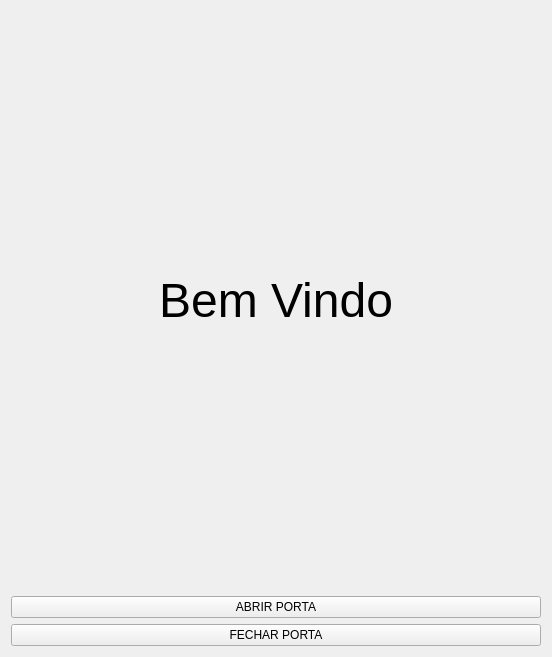
<?xml version="1.0" encoding="UTF-8"?>
<ui version="4.0">
 <class>Widget</class>
 <widget class="QWidget" name="Widget">
  <property name="geometry">
   <rect>
    <x>0</x>
    <y>0</y>
    <width>552</width>
    <height>657</height>
   </rect>
  </property>
  <property name="windowTitle">
   <string>Widget</string>
  </property>
  <layout class="QVBoxLayout" name="verticalLayout">
   <item>
    <widget class="QLabel" name="label">
     <property name="text">
      <string>&lt;html&gt;&lt;head/&gt;&lt;body&gt;&lt;p align=&quot;center&quot;&gt;&lt;span style=&quot; font-size:36pt;&quot;&gt;Bem Vindo&lt;/span&gt;&lt;/p&gt;&lt;/body&gt;&lt;/html&gt;</string>
     </property>
     <property name="textFormat">
      <enum>Qt::RichText</enum>
     </property>
    </widget>
   </item>
   <item>
    <widget class="QPushButton" name="abrir_PushButton">
     <property name="text">
      <string>ABRIR PORTA</string>
     </property>
    </widget>
   </item>
   <item>
    <widget class="QPushButton" name="fechar_PushButton">
     <property name="text">
      <string>FECHAR PORTA</string>
     </property>
    </widget>
   </item>
  </layout>
 </widget>
 <layoutdefault spacing="6" margin="11"/>
 <resources/>
 <connections/>
</ui>
